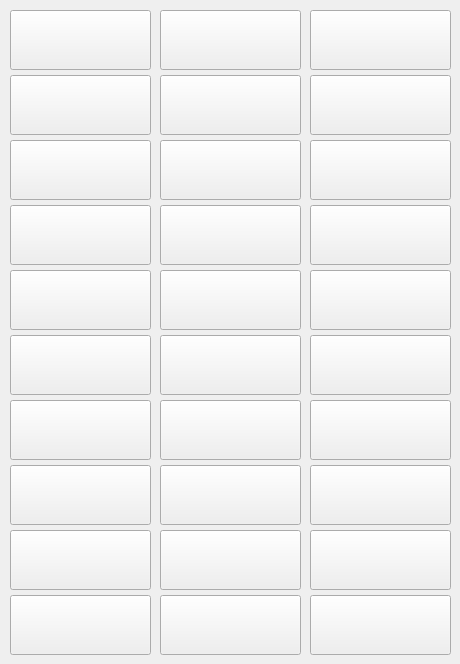
   <widget class="QWidget" name="tab_7">
    <attribute name="title">
     <string>Sayfa 3</string>
    </attribute>
    <widget class="QToolButton" name="hizlitoolButton74">
     <property name="geometry">
      <rect>
       <x>160</x>
       <y>270</y>
       <width>141</width>
       <height>60</height>
      </rect>
     </property>
     <property name="font">
      <font>
       <family>Monospace</family>
       <pointsize>8</pointsize>
      </font>
     </property>
     <property name="contextMenuPolicy">
      <enum>Qt::CustomContextMenu</enum>
     </property>
     <property name="text">
      <string/>
     </property>
     <property name="icon">
      <iconset resource="images.qrc">
       <normaloff>:/images/ui/box.png</normaloff>:/images/ui/box.png</iconset>
     </property>
     <property name="iconSize">
      <size>
       <width>38</width>
       <height>38</height>
      </size>
     </property>
     <property name="toolButtonStyle">
      <enum>Qt::ToolButtonTextUnderIcon</enum>
     </property>
    </widget>
    <widget class="QToolButton" name="hizlitoolButton64">
     <property name="geometry">
      <rect>
       <x>10</x>
       <y>75</y>
       <width>141</width>
       <height>60</height>
      </rect>
     </property>
     <property name="font">
      <font>
       <family>Monospace</family>
       <pointsize>8</pointsize>
      </font>
     </property>
     <property name="contextMenuPolicy">
      <enum>Qt::CustomContextMenu</enum>
     </property>
     <property name="text">
      <string/>
     </property>
     <property name="icon">
      <iconset resource="images.qrc">
       <normaloff>:/images/ui/box.png</normaloff>:/images/ui/box.png</iconset>
     </property>
     <property name="iconSize">
      <size>
       <width>38</width>
       <height>38</height>
      </size>
     </property>
     <property name="toolButtonStyle">
      <enum>Qt::ToolButtonTextUnderIcon</enum>
     </property>
    </widget>
    <widget class="QToolButton" name="hizlitoolButton90">
     <property name="geometry">
      <rect>
       <x>310</x>
       <y>595</y>
       <width>141</width>
       <height>60</height>
      </rect>
     </property>
     <property name="font">
      <font>
       <family>Monospace</family>
       <pointsize>8</pointsize>
      </font>
     </property>
     <property name="contextMenuPolicy">
      <enum>Qt::CustomContextMenu</enum>
     </property>
     <property name="text">
      <string/>
     </property>
     <property name="icon">
      <iconset resource="images.qrc">
       <normaloff>:/images/ui/box.png</normaloff>:/images/ui/box.png</iconset>
     </property>
     <property name="iconSize">
      <size>
       <width>38</width>
       <height>38</height>
      </size>
     </property>
     <property name="toolButtonStyle">
      <enum>Qt::ToolButtonTextUnderIcon</enum>
     </property>
    </widget>
    <widget class="QToolButton" name="hizlitoolButton78">
     <property name="geometry">
      <rect>
       <x>310</x>
       <y>335</y>
       <width>141</width>
       <height>60</height>
      </rect>
     </property>
     <property name="font">
      <font>
       <family>Monospace</family>
       <pointsize>8</pointsize>
      </font>
     </property>
     <property name="contextMenuPolicy">
      <enum>Qt::CustomContextMenu</enum>
     </property>
     <property name="text">
      <string/>
     </property>
     <property name="icon">
      <iconset resource="images.qrc">
       <normaloff>:/images/ui/box.png</normaloff>:/images/ui/box.png</iconset>
     </property>
     <property name="iconSize">
      <size>
       <width>38</width>
       <height>38</height>
      </size>
     </property>
     <property name="toolButtonStyle">
      <enum>Qt::ToolButtonTextUnderIcon</enum>
     </property>
    </widget>
    <widget class="QToolButton" name="hizlitoolButton72">
     <property name="geometry">
      <rect>
       <x>310</x>
       <y>205</y>
       <width>141</width>
       <height>60</height>
      </rect>
     </property>
     <property name="font">
      <font>
       <family>Monospace</family>
       <pointsize>8</pointsize>
      </font>
     </property>
     <property name="contextMenuPolicy">
      <enum>Qt::CustomContextMenu</enum>
     </property>
     <property name="text">
      <string/>
     </property>
     <property name="icon">
      <iconset resource="images.qrc">
       <normaloff>:/images/ui/box.png</normaloff>:/images/ui/box.png</iconset>
     </property>
     <property name="iconSize">
      <size>
       <width>38</width>
       <height>38</height>
      </size>
     </property>
     <property name="toolButtonStyle">
      <enum>Qt::ToolButtonTextUnderIcon</enum>
     </property>
    </widget>
    <widget class="QToolButton" name="hizlitoolButton86">
     <property name="geometry">
      <rect>
       <x>160</x>
       <y>530</y>
       <width>141</width>
       <height>60</height>
      </rect>
     </property>
     <property name="font">
      <font>
       <family>Monospace</family>
       <pointsize>8</pointsize>
      </font>
     </property>
     <property name="contextMenuPolicy">
      <enum>Qt::CustomContextMenu</enum>
     </property>
     <property name="text">
      <string/>
     </property>
     <property name="icon">
      <iconset resource="images.qrc">
       <normaloff>:/images/ui/box.png</normaloff>:/images/ui/box.png</iconset>
     </property>
     <property name="iconSize">
      <size>
       <width>38</width>
       <height>38</height>
      </size>
     </property>
     <property name="toolButtonStyle">
      <enum>Qt::ToolButtonTextUnderIcon</enum>
     </property>
    </widget>
    <widget class="QToolButton" name="hizlitoolButton85">
     <property name="geometry">
      <rect>
       <x>10</x>
       <y>530</y>
       <width>141</width>
       <height>60</height>
      </rect>
     </property>
     <property name="font">
      <font>
       <family>Monospace</family>
       <pointsize>8</pointsize>
      </font>
     </property>
     <property name="contextMenuPolicy">
      <enum>Qt::CustomContextMenu</enum>
     </property>
     <property name="text">
      <string/>
     </property>
     <property name="icon">
      <iconset resource="images.qrc">
       <normaloff>:/images/ui/box.png</normaloff>:/images/ui/box.png</iconset>
     </property>
     <property name="iconSize">
      <size>
       <width>38</width>
       <height>38</height>
      </size>
     </property>
     <property name="toolButtonStyle">
      <enum>Qt::ToolButtonTextUnderIcon</enum>
     </property>
    </widget>
    <widget class="QToolButton" name="hizlitoolButton79">
     <property name="geometry">
      <rect>
       <x>10</x>
       <y>400</y>
       <width>141</width>
       <height>60</height>
      </rect>
     </property>
     <property name="font">
      <font>
       <family>Monospace</family>
       <pointsize>8</pointsize>
      </font>
     </property>
     <property name="contextMenuPolicy">
      <enum>Qt::CustomContextMenu</enum>
     </property>
     <property name="text">
      <string/>
     </property>
     <property name="icon">
      <iconset resource="images.qrc">
       <normaloff>:/images/ui/box.png</normaloff>:/images/ui/box.png</iconset>
     </property>
     <property name="iconSize">
      <size>
       <width>38</width>
       <height>38</height>
      </size>
     </property>
     <property name="toolButtonStyle">
      <enum>Qt::ToolButtonTextUnderIcon</enum>
     </property>
    </widget>
    <widget class="QToolButton" name="hizlitoolButton69">
     <property name="geometry">
      <rect>
       <x>310</x>
       <y>140</y>
       <width>141</width>
       <height>60</height>
      </rect>
     </property>
     <property name="font">
      <font>
       <family>Monospace</family>
       <pointsize>8</pointsize>
      </font>
     </property>
     <property name="contextMenuPolicy">
      <enum>Qt::CustomContextMenu</enum>
     </property>
     <property name="text">
      <string/>
     </property>
     <property name="icon">
      <iconset resource="images.qrc">
       <normaloff>:/images/ui/box.png</normaloff>:/images/ui/box.png</iconset>
     </property>
     <property name="iconSize">
      <size>
       <width>38</width>
       <height>38</height>
      </size>
     </property>
     <property name="toolButtonStyle">
      <enum>Qt::ToolButtonTextUnderIcon</enum>
     </property>
    </widget>
    <widget class="QToolButton" name="hizlitoolButton63">
     <property name="geometry">
      <rect>
       <x>310</x>
       <y>10</y>
       <width>141</width>
       <height>60</height>
      </rect>
     </property>
     <property name="font">
      <font>
       <family>Monospace</family>
       <pointsize>8</pointsize>
      </font>
     </property>
     <property name="contextMenuPolicy">
      <enum>Qt::CustomContextMenu</enum>
     </property>
     <property name="text">
      <string/>
     </property>
     <property name="icon">
      <iconset resource="images.qrc">
       <normaloff>:/images/ui/box.png</normaloff>:/images/ui/box.png</iconset>
     </property>
     <property name="iconSize">
      <size>
       <width>38</width>
       <height>38</height>
      </size>
     </property>
     <property name="toolButtonStyle">
      <enum>Qt::ToolButtonTextUnderIcon</enum>
     </property>
    </widget>
    <widget class="QToolButton" name="hizlitoolButton66">
     <property name="geometry">
      <rect>
       <x>310</x>
       <y>75</y>
       <width>141</width>
       <height>60</height>
      </rect>
     </property>
     <property name="font">
      <font>
       <family>Monospace</family>
       <pointsize>8</pointsize>
      </font>
     </property>
     <property name="contextMenuPolicy">
      <enum>Qt::CustomContextMenu</enum>
     </property>
     <property name="text">
      <string/>
     </property>
     <property name="icon">
      <iconset resource="images.qrc">
       <normaloff>:/images/ui/box.png</normaloff>:/images/ui/box.png</iconset>
     </property>
     <property name="iconSize">
      <size>
       <width>38</width>
       <height>38</height>
      </size>
     </property>
     <property name="toolButtonStyle">
      <enum>Qt::ToolButtonTextUnderIcon</enum>
     </property>
    </widget>
    <widget class="QToolButton" name="hizlitoolButton62">
     <property name="geometry">
      <rect>
       <x>160</x>
       <y>10</y>
       <width>141</width>
       <height>60</height>
      </rect>
     </property>
     <property name="font">
      <font>
       <family>Monospace</family>
       <pointsize>8</pointsize>
      </font>
     </property>
     <property name="contextMenuPolicy">
      <enum>Qt::CustomContextMenu</enum>
     </property>
     <property name="text">
      <string/>
     </property>
     <property name="icon">
      <iconset resource="images.qrc">
       <normaloff>:/images/ui/box.png</normaloff>:/images/ui/box.png</iconset>
     </property>
     <property name="iconSize">
      <size>
       <width>38</width>
       <height>38</height>
      </size>
     </property>
     <property name="toolButtonStyle">
      <enum>Qt::ToolButtonTextUnderIcon</enum>
     </property>
    </widget>
    <widget class="QToolButton" name="hizlitoolButton71">
     <property name="geometry">
      <rect>
       <x>160</x>
       <y>205</y>
       <width>141</width>
       <height>60</height>
      </rect>
     </property>
     <property name="font">
      <font>
       <family>Monospace</family>
       <pointsize>8</pointsize>
      </font>
     </property>
     <property name="contextMenuPolicy">
      <enum>Qt::CustomContextMenu</enum>
     </property>
     <property name="text">
      <string/>
     </property>
     <property name="icon">
      <iconset resource="images.qrc">
       <normaloff>:/images/ui/box.png</normaloff>:/images/ui/box.png</iconset>
     </property>
     <property name="iconSize">
      <size>
       <width>38</width>
       <height>38</height>
      </size>
     </property>
     <property name="toolButtonStyle">
      <enum>Qt::ToolButtonTextUnderIcon</enum>
     </property>
    </widget>
    <widget class="QToolButton" name="hizlitoolButton67">
     <property name="geometry">
      <rect>
       <x>10</x>
       <y>140</y>
       <width>141</width>
       <height>60</height>
      </rect>
     </property>
     <property name="font">
      <font>
       <family>Monospace</family>
       <pointsize>8</pointsize>
      </font>
     </property>
     <property name="contextMenuPolicy">
      <enum>Qt::CustomContextMenu</enum>
     </property>
     <property name="text">
      <string/>
     </property>
     <property name="icon">
      <iconset resource="images.qrc">
       <normaloff>:/images/ui/box.png</normaloff>:/images/ui/box.png</iconset>
     </property>
     <property name="iconSize">
      <size>
       <width>38</width>
       <height>38</height>
      </size>
     </property>
     <property name="toolButtonStyle">
      <enum>Qt::ToolButtonTextUnderIcon</enum>
     </property>
    </widget>
    <widget class="QToolButton" name="hizlitoolButton84">
     <property name="geometry">
      <rect>
       <x>310</x>
       <y>465</y>
       <width>141</width>
       <height>60</height>
      </rect>
     </property>
     <property name="font">
      <font>
       <family>Monospace</family>
       <pointsize>8</pointsize>
      </font>
     </property>
     <property name="contextMenuPolicy">
      <enum>Qt::CustomContextMenu</enum>
     </property>
     <property name="text">
      <string/>
     </property>
     <property name="icon">
      <iconset resource="images.qrc">
       <normaloff>:/images/ui/box.png</normaloff>:/images/ui/box.png</iconset>
     </property>
     <property name="iconSize">
      <size>
       <width>38</width>
       <height>38</height>
      </size>
     </property>
     <property name="toolButtonStyle">
      <enum>Qt::ToolButtonTextUnderIcon</enum>
     </property>
    </widget>
    <widget class="QToolButton" name="hizlitoolButton88">
     <property name="geometry">
      <rect>
       <x>10</x>
       <y>595</y>
       <width>141</width>
       <height>60</height>
      </rect>
     </property>
     <property name="font">
      <font>
       <family>Monospace</family>
       <pointsize>8</pointsize>
      </font>
     </property>
     <property name="contextMenuPolicy">
      <enum>Qt::CustomContextMenu</enum>
     </property>
     <property name="text">
      <string/>
     </property>
     <property name="icon">
      <iconset resource="images.qrc">
       <normaloff>:/images/ui/box.png</normaloff>:/images/ui/box.png</iconset>
     </property>
     <property name="iconSize">
      <size>
       <width>38</width>
       <height>38</height>
      </size>
     </property>
     <property name="toolButtonStyle">
      <enum>Qt::ToolButtonTextUnderIcon</enum>
     </property>
    </widget>
    <widget class="QToolButton" name="hizlitoolButton75">
     <property name="geometry">
      <rect>
       <x>310</x>
       <y>270</y>
       <width>141</width>
       <height>60</height>
      </rect>
     </property>
     <property name="font">
      <font>
       <family>Monospace</family>
       <pointsize>8</pointsize>
      </font>
     </property>
     <property name="contextMenuPolicy">
      <enum>Qt::CustomContextMenu</enum>
     </property>
     <property name="text">
      <string/>
     </property>
     <property name="icon">
      <iconset resource="images.qrc">
       <normaloff>:/images/ui/box.png</normaloff>:/images/ui/box.png</iconset>
     </property>
     <property name="iconSize">
      <size>
       <width>38</width>
       <height>38</height>
      </size>
     </property>
     <property name="toolButtonStyle">
      <enum>Qt::ToolButtonTextUnderIcon</enum>
     </property>
    </widget>
    <widget class="QToolButton" name="hizlitoolButton73">
     <property name="geometry">
      <rect>
       <x>10</x>
       <y>270</y>
       <width>141</width>
       <height>60</height>
      </rect>
     </property>
     <property name="font">
      <font>
       <family>Monospace</family>
       <pointsize>8</pointsize>
      </font>
     </property>
     <property name="contextMenuPolicy">
      <enum>Qt::CustomContextMenu</enum>
     </property>
     <property name="text">
      <string/>
     </property>
     <property name="icon">
      <iconset resource="images.qrc">
       <normaloff>:/images/ui/box.png</normaloff>:/images/ui/box.png</iconset>
     </property>
     <property name="iconSize">
      <size>
       <width>38</width>
       <height>38</height>
      </size>
     </property>
     <property name="toolButtonStyle">
      <enum>Qt::ToolButtonTextUnderIcon</enum>
     </property>
    </widget>
    <widget class="QToolButton" name="hizlitoolButton87">
     <property name="geometry">
      <rect>
       <x>310</x>
       <y>530</y>
       <width>141</width>
       <height>60</height>
      </rect>
     </property>
     <property name="font">
      <font>
       <family>Monospace</family>
       <pointsize>8</pointsize>
      </font>
     </property>
     <property name="contextMenuPolicy">
      <enum>Qt::CustomContextMenu</enum>
     </property>
     <property name="text">
      <string/>
     </property>
     <property name="icon">
      <iconset resource="images.qrc">
       <normaloff>:/images/ui/box.png</normaloff>:/images/ui/box.png</iconset>
     </property>
     <property name="iconSize">
      <size>
       <width>38</width>
       <height>38</height>
      </size>
     </property>
     <property name="toolButtonStyle">
      <enum>Qt::ToolButtonTextUnderIcon</enum>
     </property>
    </widget>
    <widget class="QToolButton" name="hizlitoolButton65">
     <property name="geometry">
      <rect>
       <x>160</x>
       <y>75</y>
       <width>141</width>
       <height>60</height>
      </rect>
     </property>
     <property name="font">
      <font>
       <family>Monospace</family>
       <pointsize>8</pointsize>
      </font>
     </property>
     <property name="contextMenuPolicy">
      <enum>Qt::CustomContextMenu</enum>
     </property>
     <property name="text">
      <string/>
     </property>
     <property name="icon">
      <iconset resource="images.qrc">
       <normaloff>:/images/ui/box.png</normaloff>:/images/ui/box.png</iconset>
     </property>
     <property name="iconSize">
      <size>
       <width>38</width>
       <height>38</height>
      </size>
     </property>
     <property name="toolButtonStyle">
      <enum>Qt::ToolButtonTextUnderIcon</enum>
     </property>
    </widget>
    <widget class="QToolButton" name="hizlitoolButton82">
     <property name="geometry">
      <rect>
       <x>10</x>
       <y>465</y>
       <width>141</width>
       <height>60</height>
      </rect>
     </property>
     <property name="font">
      <font>
       <family>Monospace</family>
       <pointsize>8</pointsize>
      </font>
     </property>
     <property name="contextMenuPolicy">
      <enum>Qt::CustomContextMenu</enum>
     </property>
     <property name="text">
      <string/>
     </property>
     <property name="icon">
      <iconset resource="images.qrc">
       <normaloff>:/images/ui/box.png</normaloff>:/images/ui/box.png</iconset>
     </property>
     <property name="iconSize">
      <size>
       <width>38</width>
       <height>38</height>
      </size>
     </property>
     <property name="toolButtonStyle">
      <enum>Qt::ToolButtonTextUnderIcon</enum>
     </property>
    </widget>
    <widget class="QToolButton" name="hizlitoolButton61">
     <property name="geometry">
      <rect>
       <x>10</x>
       <y>10</y>
       <width>141</width>
       <height>60</height>
      </rect>
     </property>
     <property name="font">
      <font>
       <family>Monospace</family>
       <pointsize>8</pointsize>
      </font>
     </property>
     <property name="contextMenuPolicy">
      <enum>Qt::CustomContextMenu</enum>
     </property>
     <property name="text">
      <string/>
     </property>
     <property name="icon">
      <iconset resource="images.qrc">
       <normaloff>:/images/ui/box.png</normaloff>:/images/ui/box.png</iconset>
     </property>
     <property name="iconSize">
      <size>
       <width>38</width>
       <height>38</height>
      </size>
     </property>
     <property name="toolButtonStyle">
      <enum>Qt::ToolButtonTextUnderIcon</enum>
     </property>
    </widget>
    <widget class="QToolButton" name="hizlitoolButton89">
     <property name="geometry">
      <rect>
       <x>160</x>
       <y>595</y>
       <width>141</width>
       <height>60</height>
      </rect>
     </property>
     <property name="font">
      <font>
       <family>Monospace</family>
       <pointsize>8</pointsize>
      </font>
     </property>
     <property name="contextMenuPolicy">
      <enum>Qt::CustomContextMenu</enum>
     </property>
     <property name="text">
      <string/>
     </property>
     <property name="icon">
      <iconset resource="images.qrc">
       <normaloff>:/images/ui/box.png</normaloff>:/images/ui/box.png</iconset>
     </property>
     <property name="iconSize">
      <size>
       <width>38</width>
       <height>38</height>
      </size>
     </property>
     <property name="toolButtonStyle">
      <enum>Qt::ToolButtonTextUnderIcon</enum>
     </property>
    </widget>
    <widget class="QToolButton" name="hizlitoolButton76">
     <property name="geometry">
      <rect>
       <x>10</x>
       <y>335</y>
       <width>141</width>
       <height>60</height>
      </rect>
     </property>
     <property name="font">
      <font>
       <family>Monospace</family>
       <pointsize>8</pointsize>
      </font>
     </property>
     <property name="contextMenuPolicy">
      <enum>Qt::CustomContextMenu</enum>
     </property>
     <property name="text">
      <string/>
     </property>
     <property name="icon">
      <iconset resource="images.qrc">
       <normaloff>:/images/ui/box.png</normaloff>:/images/ui/box.png</iconset>
     </property>
     <property name="iconSize">
      <size>
       <width>38</width>
       <height>38</height>
      </size>
     </property>
     <property name="toolButtonStyle">
      <enum>Qt::ToolButtonTextUnderIcon</enum>
     </property>
    </widget>
    <widget class="QToolButton" name="hizlitoolButton70">
     <property name="geometry">
      <rect>
       <x>10</x>
       <y>205</y>
       <width>141</width>
       <height>60</height>
      </rect>
     </property>
     <property name="font">
      <font>
       <family>Monospace</family>
       <pointsize>8</pointsize>
      </font>
     </property>
     <property name="contextMenuPolicy">
      <enum>Qt::CustomContextMenu</enum>
     </property>
     <property name="text">
      <string/>
     </property>
     <property name="icon">
      <iconset resource="images.qrc">
       <normaloff>:/images/ui/box.png</normaloff>:/images/ui/box.png</iconset>
     </property>
     <property name="iconSize">
      <size>
       <width>38</width>
       <height>38</height>
      </size>
     </property>
     <property name="toolButtonStyle">
      <enum>Qt::ToolButtonTextUnderIcon</enum>
     </property>
    </widget>
    <widget class="QToolButton" name="hizlitoolButton83">
     <property name="geometry">
      <rect>
       <x>160</x>
       <y>465</y>
       <width>141</width>
       <height>60</height>
      </rect>
     </property>
     <property name="font">
      <font>
       <family>Monospace</family>
       <pointsize>8</pointsize>
      </font>
     </property>
     <property name="contextMenuPolicy">
      <enum>Qt::CustomContextMenu</enum>
     </property>
     <property name="text">
      <string/>
     </property>
     <property name="icon">
      <iconset resource="images.qrc">
       <normaloff>:/images/ui/box.png</normaloff>:/images/ui/box.png</iconset>
     </property>
     <property name="iconSize">
      <size>
       <width>38</width>
       <height>38</height>
      </size>
     </property>
     <property name="toolButtonStyle">
      <enum>Qt::ToolButtonTextUnderIcon</enum>
     </property>
    </widget>
    <widget class="QToolButton" name="hizlitoolButton68">
     <property name="geometry">
      <rect>
       <x>160</x>
       <y>140</y>
       <width>141</width>
       <height>60</height>
      </rect>
     </property>
     <property name="font">
      <font>
       <family>Monospace</family>
       <pointsize>8</pointsize>
      </font>
     </property>
     <property name="contextMenuPolicy">
      <enum>Qt::CustomContextMenu</enum>
     </property>
     <property name="text">
      <string/>
     </property>
     <property name="icon">
      <iconset resource="images.qrc">
       <normaloff>:/images/ui/box.png</normaloff>:/images/ui/box.png</iconset>
     </property>
     <property name="iconSize">
      <size>
       <width>38</width>
       <height>38</height>
      </size>
     </property>
     <property name="toolButtonStyle">
      <enum>Qt::ToolButtonTextUnderIcon</enum>
     </property>
    </widget>
    <widget class="QToolButton" name="hizlitoolButton80">
     <property name="geometry">
      <rect>
       <x>160</x>
       <y>400</y>
       <width>141</width>
       <height>60</height>
      </rect>
     </property>
     <property name="font">
      <font>
       <family>Monospace</family>
       <pointsize>8</pointsize>
      </font>
     </property>
     <property name="contextMenuPolicy">
      <enum>Qt::CustomContextMenu</enum>
     </property>
     <property name="text">
      <string/>
     </property>
     <property name="icon">
      <iconset resource="images.qrc">
       <normaloff>:/images/ui/box.png</normaloff>:/images/ui/box.png</iconset>
     </property>
     <property name="iconSize">
      <size>
       <width>38</width>
       <height>38</height>
      </size>
     </property>
     <property name="toolButtonStyle">
      <enum>Qt::ToolButtonTextUnderIcon</enum>
     </property>
    </widget>
    <widget class="QToolButton" name="hizlitoolButton81">
     <property name="geometry">
      <rect>
       <x>310</x>
       <y>400</y>
       <width>141</width>
       <height>60</height>
      </rect>
     </property>
     <property name="font">
      <font>
       <family>Monospace</family>
       <pointsize>8</pointsize>
      </font>
     </property>
     <property name="contextMenuPolicy">
      <enum>Qt::CustomContextMenu</enum>
     </property>
     <property name="text">
      <string/>
     </property>
     <property name="icon">
      <iconset resource="images.qrc">
       <normaloff>:/images/ui/box.png</normaloff>:/images/ui/box.png</iconset>
     </property>
     <property name="iconSize">
      <size>
       <width>38</width>
       <height>38</height>
      </size>
     </property>
     <property name="toolButtonStyle">
      <enum>Qt::ToolButtonTextUnderIcon</enum>
     </property>
    </widget>
    <widget class="QToolButton" name="hizlitoolButton77">
     <property name="geometry">
      <rect>
       <x>160</x>
       <y>335</y>
       <width>141</width>
       <height>60</height>
      </rect>
     </property>
     <property name="font">
      <font>
       <family>Monospace</family>
       <pointsize>8</pointsize>
      </font>
     </property>
     <property name="contextMenuPolicy">
      <enum>Qt::CustomContextMenu</enum>
     </property>
     <property name="text">
      <string/>
     </property>
     <property name="icon">
      <iconset resource="images.qrc">
       <normaloff>:/images/ui/box.png</normaloff>:/images/ui/box.png</iconset>
     </property>
     <property name="iconSize">
      <size>
       <width>38</width>
       <height>38</height>
      </size>
     </property>
     <property name="toolButtonStyle">
      <enum>Qt::ToolButtonTextUnderIcon</enum>
     </property>
    </widget>
   </widget>
